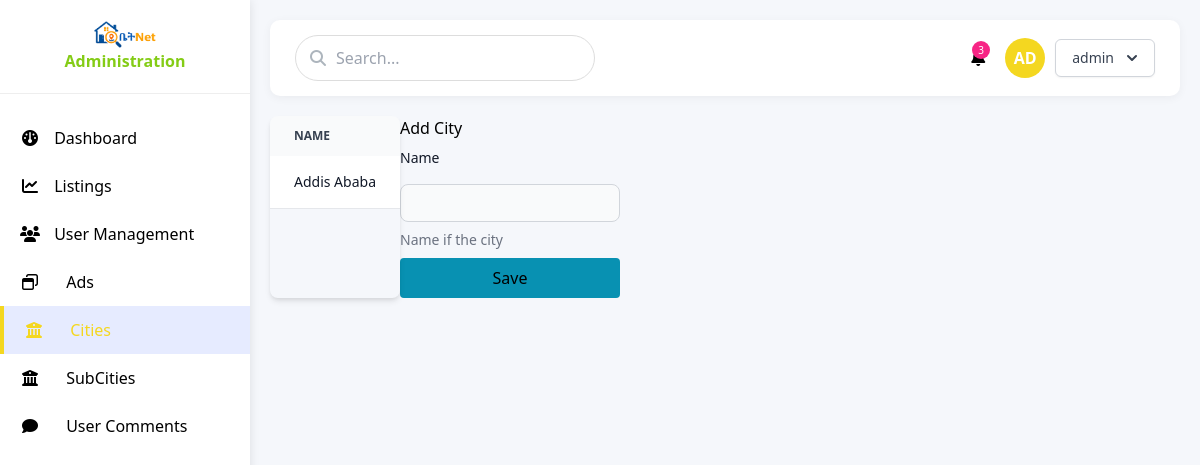
Page /admin-panel/cities (signed in) on the earlier database version.
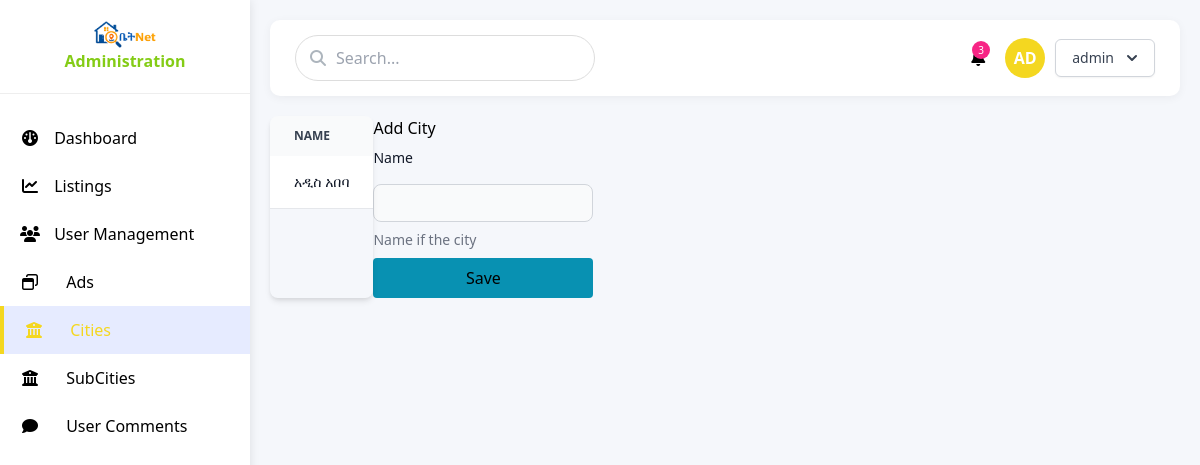
Same page on the later database version.
### users/models.py (models this page shows, shortened)
class CustomUser(AbstractBaseUser):
    first_name = models.CharField(max_length=100, blank=True, null=True)
    last_name = models.CharField(max_length=100, blank=True, null=True)
    email = models.EmailField(unique=True)
    is_active = models.BooleanField(default=True)
    is_admin = models.BooleanField(default=False)
    is_staff = models.BooleanField(default=False)
    created_at = models.DateTimeField(auto_now_add=True)
    updated_at = models.DateTimeField(auto_now=True)
    objects = CustomUserManager()
    USERNAME_FIELD = 'email'

### listing/models.py (models this page shows, shortened)
class City(models.Model):
    name = models.CharField(max_length=50)
    class Meta:
        db_table = 'cities'

### admindashboard/views.py (the view)
# urls.py: path('cities',  views.get_cities,  name='admin-cities'),
@staff_member_required
def get_cities(request):
    cities = City.objects.all().order_by('name')
    return render(request,'admin/pages/cities.html',{'cities':cities})

### templates/admin/pages/cities.html (shortened to what this page needs)
{% extends "../layout.html" %}
{% block content %}
<div class=" flex">
    <div class=" z-50 relative overflow-x-auto shadow-md sm:rounded-lg">
        <table class="w-full text-sm text-left rtl:text-right text-gray-500 dark:text-gray-400">
            <thead class="text-xs text-gray-700 uppercase bg-gray-50 dark:bg-gray-700 dark:text-gray-400">
                <tr>
                    <th scope="col" class="px-6 py-3">
                         Name
                    </th>
                </tr>
            </thead>
            <tbody>
                {% for city in cities %}
                <tr class="bg-white border-b dark:bg-gray-800 dark:border-gray-700">
                    <th scope="row" class="px-6 py-4 font-medium text-gray-900 whitespace-nowrap dark:text-white">
                        {{city.name}}
                    </th>
                </tr>
                {% endfor %}
            </tbody>
        </table>
    </div>
<form method="post" class=" flex flex-col gap-2" action="{% url 'admin-add-city' %}">
  <h4>Add City</h4>
  <label class="block mb-2 text-sm font-medium text-gray-900 dark:text-white" for="user_avatar">Name</label>
  <input name="name" class="block w-full text-sm p-2 text-gray-900 border border-gray-300 rounded-lg cursor-pointer bg-gray-50 dark:text-gray-400 focus:outline-none dark:bg-gray-700 dark:border-gray-600 dark:placeholder-gray-400" aria-describedby="ad-helper" type="text">
  <div class=" text-sm text-gray-500 dark:text-gray-300" id="ad-helper">Name if the city</div>
  <button class=" p-2 bg-cyan-600 focus:ring-2 focus:ring-cyan-200 rounded hover:bg-cyan-500">Save</button>
</form>
</div>
{% endblock content %}

### templates/admin/layout.html (shortened to what this page needs)
{% load static tailwind_tags %}
<!DOCTYPE html>
<html lang="en">
    <head>
        <link rel="stylesheet" href="https://cdnjs.cloudflare.com/ajax/libs/font-awesome/6.4.0/css/all.min.css">
        <link href="{% static 'fontawesomefree/css/fontawesome.css' %}" rel="stylesheet" type="text/css">
        <link href="{% static 'fontawesomefree/css/brands.css' %}" rel="stylesheet" type="text/css">
        <link href="{% static 'fontawesomefree/css/solid.css' %}" rel="stylesheet" type="text/css">
        {% tailwind_css %}
        <link href="https://cdn.jsdelivr.net/npm/tailwindcss@2.2.16/dist/tailwind.min.css" rel="stylesheet">
    </head>
<body>
    <div class="dashboard">
        <div class="sidebar">
            <div class="sidebar-header flex flex-col items-center">
                <img class="w-[4rem] object-cover flex-none" src="{% static 'logo.png' %}" alt="Listing Media">
                <span class=" text-lime-500 font-semibold">Administration</span>
            </div>
            <div class="sidebar-menu">
                <div class="menu-item {% url 'admin-dashboard' as dashboard_url %}{% if request.path == dashboard_url %}active{% endif %}">
                    <a href="{{dashboard_url}}">
                        <i class="fas fa-dashboard"></i>
                        <span>Dashboard</span>
                    </a>
                </div>
                <div class="menu-item {% url 'admin-listings' as listings_url %}{% if request.path == listings_url %}active{% endif %}">
                    <a href="{{ listings_url }}">
                        <i class="fas fa-chart-line"></i>
                        <span>Listings</span>
                    </a>
                </div>
                <div class="menu-item {% url 'admin-users' as users_url %}{% if request.path == users_url %}active{% endif %}">
                    <a href="{{ users_url }}">
                        <i class="fas fa-users"></i>
                        <span>User Management</span>
                    </a>
                </div>
                <div class="menu-item {% url 'admin-ads' as ads_url %}{% if request.path == ads_url %}active{% endif %}">
                    <a href="{{ ads_url }}">
                        <i class="fa fa-window-restore" aria-hidden="true"></i>
                        <span class="flex-1 ms-3 whitespace-nowrap">Ads</span>
                    </a>
                </div>
                <div class="menu-item {% url 'admin-cities' as cities_url %}{% if request.path == cities_url %}active{% endif %}">
                    <a href="{{ cities_url }}">
                        <i class="fa fa-university" aria-hidden="true"></i>
                        <span class="flex-1 ms-3 whitespace-nowrap">Cities</span>
                    </a>
                </div>
                <div class="menu-item {% url 'admin-subcities' as subcities_url %}{% if request.path == subcities_url %}active{% endif %}">
                    <a href="{{ subcities_url }}">
                        <i class="fa fa-university" aria-hidden="true"></i>
                        <span class="flex-1 ms-3 whitespace-nowrap">SubCities</span>
                    </a>
                </div>
                <div class="menu-item {% url 'admin-comments' as comments_url %}{% if request.path == comments_url %}active{% endif %}">
                    <a href="{{ comments_url }}">
                        <i class="fa fa-comment" aria-hidden="true"></i>
                        <span class="flex-1 ms-3 whitespace-nowrap">User Comments</span>
                    </a>
                </div>
            </div>
        </div>
        <div class="main-content">
            <div class="header">
                <div class="search-bar">
                    <i class="fas fa-search"></i>
                    <input type="text" placeholder="Search...">
                </div>
                <div class="user-actions">
                    <div class="notification">
                        <span class="notification-badge">3</span>
                    </div>
                    <div class="user-profile">
                        <div class="user-avatar">AD</div>
                        <div class=" ">
                            <div class="relative inline-block text-left">
                                <div>
                                  <button id="menu-button-mob" type="button" class="inline-flex justify-center w-full rounded-md border border-gray-300 shadow-sm px-4 py-2 bg-white text-sm font-medium text-gray-700 hover:bg-gray-50 focus:outline-none focus:ring-2 focus:ring-offset-2 focus:ring-offset-gray-100 focus:ring-lime-500"  aria-expanded="false" aria-haspopup="true">
                                    {{user.first_name}}
                                    <svg class="-mr-1 ml-2 h-5 w-5" xmlns="http://www.w3.org/2000/svg" viewBox="0 0 20 20" fill="currentColor" aria-hidden="true">
                                      <path fill-rule="evenodd" d="M5.293 7.293a1 1 0 011.414 0L10 10.586l3.293-3.293a1 1 0 111.414 1.414l-4 4a1 1 0 01-1.414 0l-4-4a1 1 0 010-1.414z" clip-rule="evenodd" />
                                    </svg>
                                  </button>
                                </div>
                            </div>
                        </div>
                    </div>
                </div>
            </div>
            {% block content %}
            {% endblock %}
        </div>
    </div>

Differences in the rows shown:
changed City: name "Addis Ababa" → "አዲስ አበባ"
